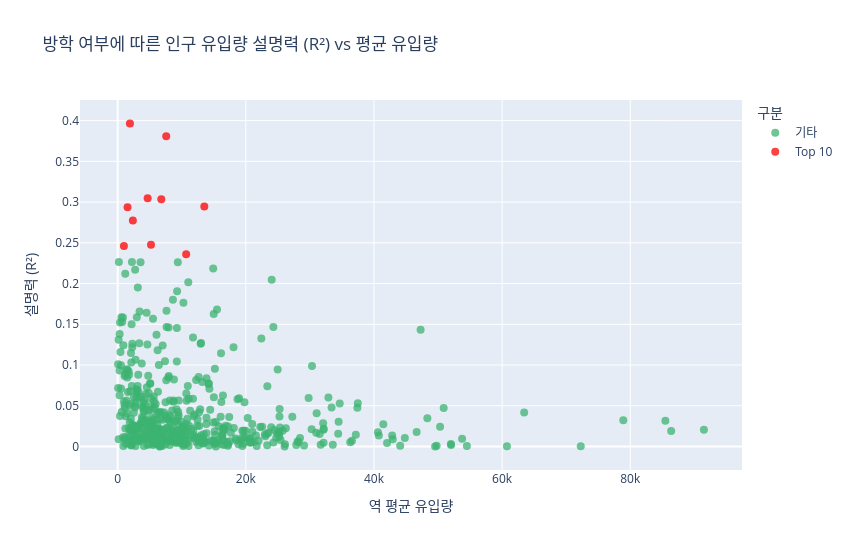

This figure's notebook cell:
### Markdown cell above
## 방학 구분 별로 각 역의 인구 유입량에 대한 설명력을 회귀 분석하고 산점도로 시각화

### Code cell
# 방학 여부(여름방학, 겨울방학 vs X)에 따른 인구 유입량 설명력(R²)을 계산하고 산점도로 시각화하는 코드

# 1. 방학 여부 더미 변수 생성 (여름/겨울방학: 1, X: 0)
df_vac = df_filtered.copy()
df_vac['방학더미'] = df_vac['방학 여부'].apply(lambda x: 1 if x in ['여름방학', '겨울방학'] else 0)

# 2. 역별 평균 유입량 계산
station_avg = df_vac.groupby('역명')['인구유입량'].mean()

# 3. R² 계산
results = []

for station in df_vac['역명'].unique():
    sub = df_vac[df_vac['역명'] == station]
    
    if len(sub) < 30:
        continue
    
    X = sub[['방학더미']]
    y = sub['인구유입량']
    
    model = LinearRegression().fit(X, y)
    y_pred = model.predict(X)
    r2 = r2_score(y, y_pred)
    
    results.append({
        '역명': station,
        'R2': r2,
        '평균유입량': station_avg[station]
    })

# 4. DataFrame 생성 및 Top 10 마커 지정
r2_df = pd.DataFrame(results)
r2_df['Top10'] = r2_df['R2'].rank(ascending=False, method='min') <= 10

# 5. Plotly 산점도 시각화
fig = px.scatter(
    r2_df,
    x='평균유입량',
    y='R2',
    hover_name='역명',
    color=r2_df['Top10'].map({True: 'Top 10', False: '기타'}),
    color_discrete_map={'Top 10': 'red', '기타': 'mediumseagreen'},
    title='방학 여부에 따른 인구 유입량 설명력 (R²) vs 평균 유입량',
    labels={'평균유입량': '역 평균 유입량', 'R2': '설명력 (R²)', 'color': '구분'},
    opacity=0.75
)

fig.update_traces(marker=dict(size=8))
fig.update_layout(width=850, height=550)
fig.show()

### Figure 1 — Plotly figure (JSON) as saved in the notebook; plotly's stock layout.template omitted (floating-point values rounded to 4 significant figures; data arrays with more than 128 entries replaced by an {"elided": "..."} marker saying what was removed)
{"data": [{"hovertemplate": "<b>%{hovertext}</b><br><br>구분=기타<br>역 평균 유입량=%{x}<br>설명력 (R²)=%{y}<extra></extra>", "hovertext": {"elided": "511 str values"}, "legendgroup": "기타", "marker": {"color": "mediumseagreen", "opacity": 0.75, "size": 8, "symbol": "circle"}, "mode": "markers", "name": "기타", "orientation": "v", "showlegend": true, "type": "scatter", "x": {"elided": "511 float values"}, "xaxis": "x", "y": {"elided": "511 float values"}, "yaxis": "y"}, {"hovertemplate": "<b>%{hovertext}</b><br><br>구분=Top 10<br>역 평균 유입량=%{x}<br>설명력 (R²)=%{y}<extra></extra>", "hovertext": ["동대입구", "두정", "성환", "소래포구", "신창(순천향대)", "쌍용(나사렛대)", "천안", "춘천", "파주", "평택"], "legendgroup": "Top 10", "marker": {"color": "red", "opacity": 0.75, "size": 8, "symbol": "circle"}, "mode": "markers", "name": "Top 10", "orientation": "v", "showlegend": true, "type": "scatter", "x": [10690.0, 7579.0, 4680.0, 5200.0, 1915.0, 2369.0, 6807.0, 1540.0, 975.1, 13520.0], "xaxis": "x", "y": [0.2359, 0.3808, 0.3048, 0.2475, 0.3965, 0.2773, 0.3034, 0.2935, 0.2462, 0.2947], "yaxis": "y"}], "layout": {"height": 550, "legend": {"title": {"text": "구분"}, "tracegroupgap": 0}, "title": {"text": "방학 여부에 따른 인구 유입량 설명력 (R²) vs 평균 유입량"}, "width": 850, "xaxis": {"anchor": "y", "domain": [0, 1], "title": {"text": "역 평균 유입량"}}, "yaxis": {"anchor": "x", "domain": [0, 1], "title": {"text": "설명력 (R²)"}}}}
